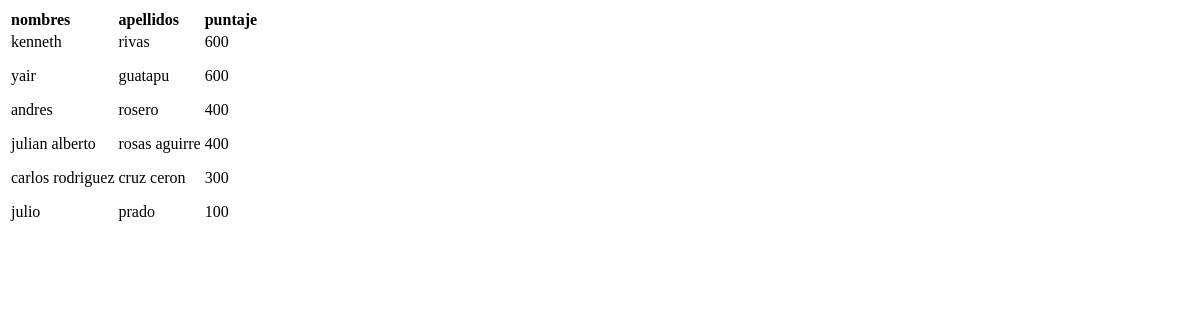
The app's page /ranking, older data.
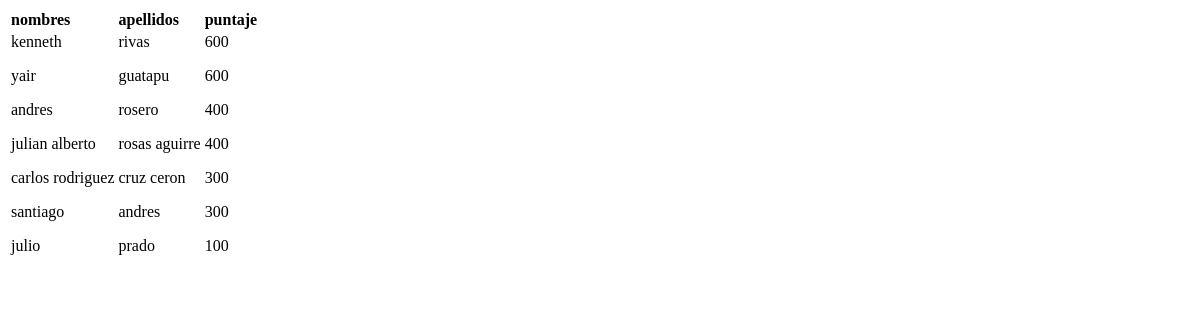
The same page, newer data.
### retos/models.py (models this page shows, shortened)
class Persona (models.Model):
	identificacion 	= models.CharField(max_length = 50 , unique = True)
	nombres		 	= models.CharField(max_length = 256)
	apellidos	 	= models.CharField(max_length = 256)
	ficha		 	= models.CharField(max_length = 30)
	puntaje		 	= models.IntegerField()
	user 			= models.OneToOneField(User)

### retos/views.py (the view)
# urls.py: url(r'^ranking$', ranking, name='ranking'),
def ranking (request):
	b = Persona.objects.all().order_by("-puntaje")
	return render (request,'retos/ranking.html' , {'lista': b})

### retos/templates/retos/ranking.html (shortened to what this page needs)
{% extends 'retos/base.html' %}
{% block content %}
<!DOCTYPE html>
<html>
	<head>
	</head>
	<body>
		<table>
			<tr>
				<td><strong>nombres</strong></td>
				<td><strong>apellidos</strong></td>
				<td><strong>puntaje</strong></td>
			</tr>
			<tr>
			<td>
				{% for lista in lista %}
				<div>
					<p>{{lista.nombres}}</p>
				</div>
				{% endfor %}
			</td>
			<td>
				{% for lista in lista %}
				<div>
					<p>{{lista.apellidos}}</p>
				</div>
				{% endfor %}
			</td>
			<td>
				{% for lista in lista %}
				<div>
					<p>{{lista.puntaje}}</p>
				</div>
				{% endfor %}
			</td>
{% endblock content %}

Row changes from the older to the newer data that the page shows:
added Persona: nombres "santiago", apellidos "andres", puntaje "300"
